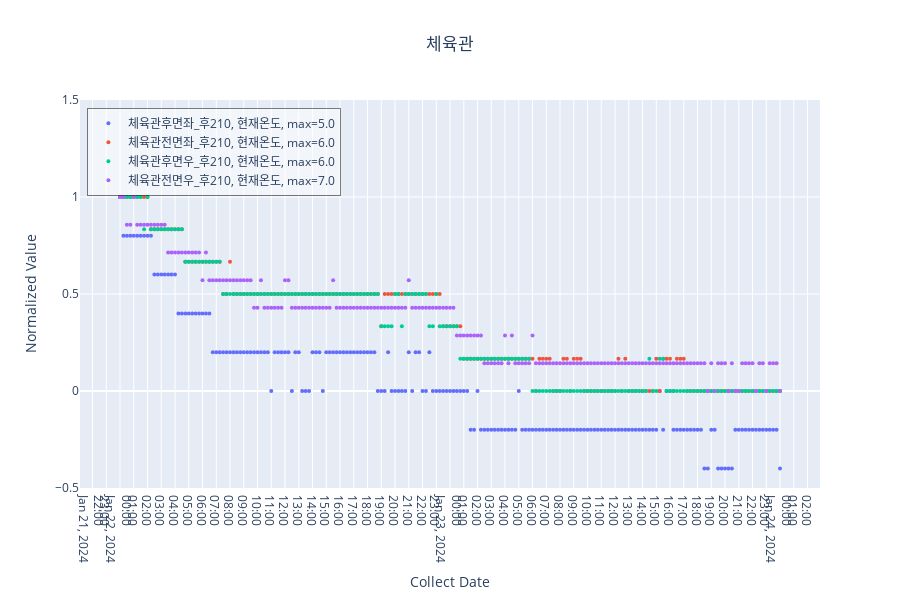

Write notebook code for a chart like this one.
### Code cell
device_dict = {
    6011: "체육관후면좌_후210",
    6012: "체육관전면좌_후210",
    6047: "체육관후면우_후210",
    6048: "체육관전면우_후210",
}

#tag_dict = {100003: '현재온도', 100004: '희망온도'}
tag_dict = {100003: '현재온도'}

# 모든 장치에 대해 데이터를 수집
all_tags_data = []
all_tags_names = []

for devID, device_name in device_dict.items():
    # 각 장치에 대해 데이터 선택
    tags = {key: select_devID_tagCD(df, devID, tagCD=key) for key in tag_dict.keys()}
    
    # 그래프를 그리기 위해 필요한 데이터를 리스트로 변환
    tag_data = [tags[key] for key in tag_dict.keys()]
    tag_names = [f"{device_name}, {tag_dict[key]}" for key in tag_dict.keys()]
    
    all_tags_data.extend(tag_data)
    all_tags_names.extend(tag_names)

# 모든 데이터를 하나의 그래프에 시각화
plot_devID_tagCD(all_tags_data, all_tags_names, device_name="체육관", fig=True, W=None, H=600)

### Figure 1 — Plotly figure (JSON) as saved in the notebook; plotly's stock layout.template omitted (floating-point values rounded to 4 significant figures; data arrays with more than 128 entries replaced by an {"elided": "..."} marker saying what was removed)
{"data": [{"marker": {"size": 4}, "mode": "markers", "name": "체육관후면좌_후210, 현재온도, max=5.0", "type": "scatter", "visible": true, "x": {"elided": "193 str values"}, "y": {"elided": "193 float values"}}, {"marker": {"size": 4}, "mode": "markers", "name": "체육관전면좌_후210, 현재온도, max=6.0", "type": "scatter", "visible": true, "x": {"elided": "193 str values"}, "y": {"elided": "193 float values"}}, {"marker": {"size": 4}, "mode": "markers", "name": "체육관후면우_후210, 현재온도, max=6.0", "type": "scatter", "visible": true, "x": {"elided": "193 str values"}, "y": {"elided": "193 float values"}}, {"marker": {"size": 4}, "mode": "markers", "name": "체육관전면우_후210, 현재온도, max=7.0", "type": "scatter", "visible": true, "x": {"elided": "193 str values"}, "y": {"elided": "193 float values"}}], "layout": {"height": 600, "legend": {"bgcolor": "rgba(255, 255, 255, 0.5)", "bordercolor": "rgba(0, 0, 0, 0.5)", "borderwidth": 1, "traceorder": "normal", "x": 0.01, "y": 0.98}, "title": {"text": "체육관", "x": 0.5, "xanchor": "center"}, "xaxis": {"dtick": 3600000, "tickmode": "linear", "title": {"text": "Collect Date"}}, "yaxis": {"range": [-0.5, 1.5], "title": {"text": "Normalized Value"}}}}
